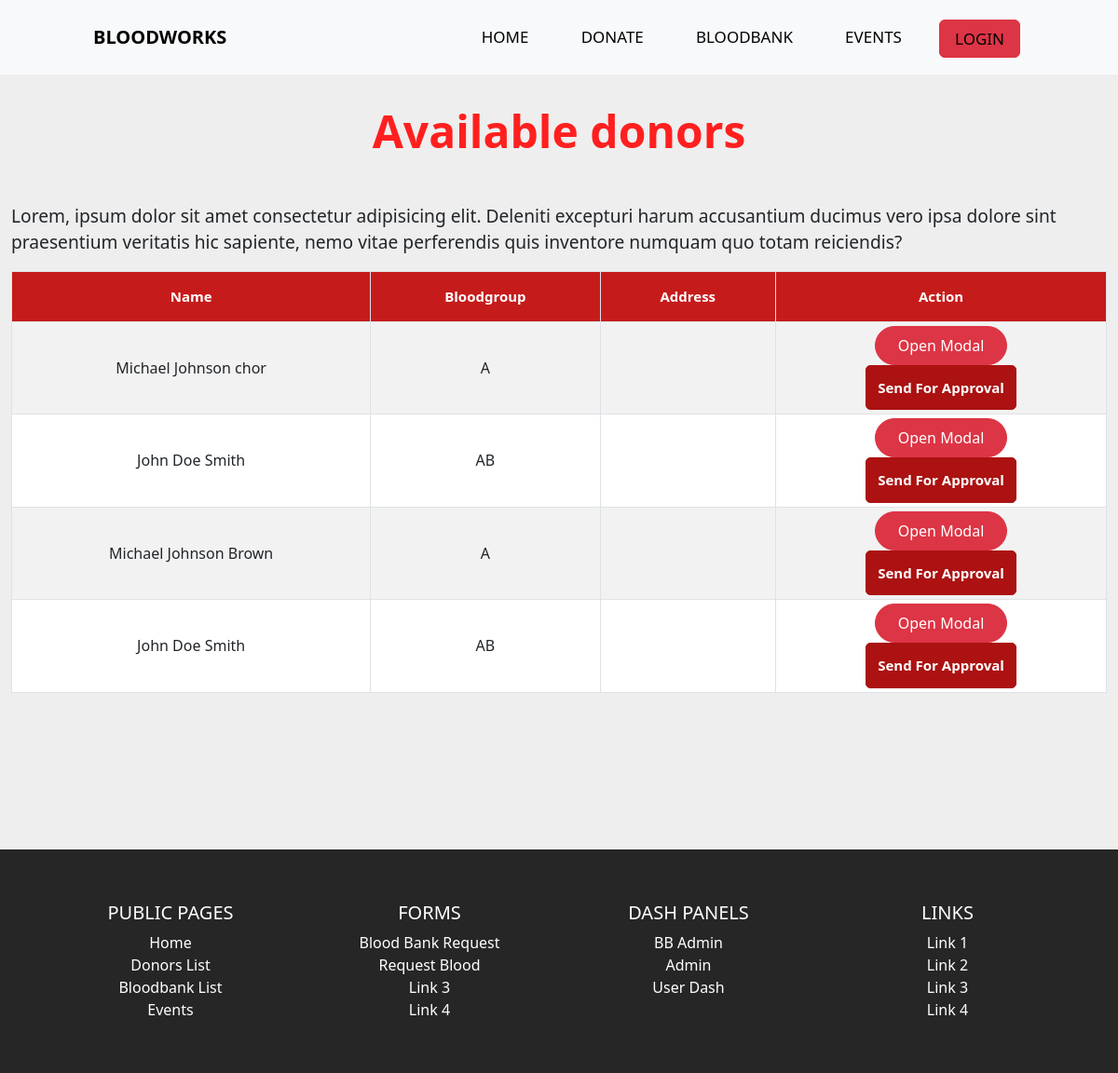
Before: /donorlist with the older database file.
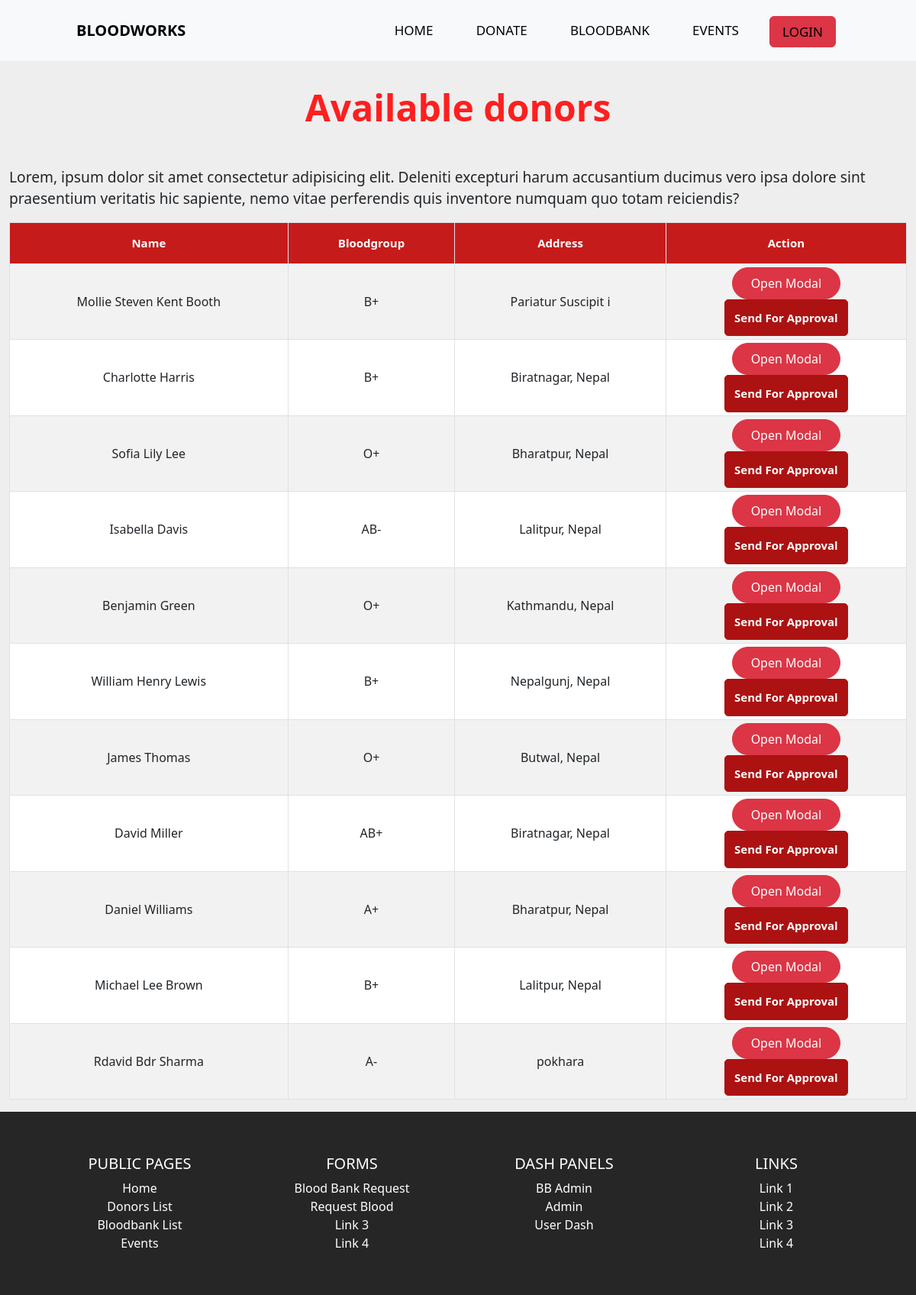
After: the same page with the newer database file.
### tables this page shows
CREATE TABLE `user` (
  `id` int(11) NOT NULL,
  `fname` varchar(20) DEFAULT NULL,
  `mname` varchar(20) DEFAULT NULL,
  `lname` varchar(20) DEFAULT NULL,
  `dateofbirth` date DEFAULT NULL,
  `email` varchar(25) DEFAULT NULL,
  `password` varchar(70) DEFAULT NULL,
  `username` varchar(25) DEFAULT NULL,
  `bloodgroup` varchar(5) DEFAULT NULL,
  `donor_availability` varchar(15) DEFAULT NULL,
  `address` varchar(100) DEFAULT NULL,
  `phone_no` varchar(100) DEFAULT NULL,
  `age` int(11) DEFAULT NULL
);

### controllers/DonorList.php (called while the page is built, shortened)
<?php
class Donorlist
{
    public function index($a = "", $b = "", $c = "")
    {
        $donor = $this->donor();
        $data = [
            "donors" => $donor
        ];
        $this->view('donor-list', $data);
    }
    private function donor()
    {
        $donorlist = new Model;
        $donorlist->table = "user";
        $data = [
                "donor_availability" => "Available"
            ];
        $donor_list = $donorlist->where($data);
        return $donor_list;
    }
}

### includes/app.php (called while the page is built, shortened)
<?php
class App
{
    private $method = "index";
    public function splitURL()
    {
        $URL = $_GET['url'] ?? 'home';
        $URL = explode("/", trim($URL, "/"));
        return $URL;
    }
    public function loadController()
    {
        $URL = $this->splitURL();
        if($URL[0] == "dash"){
            if ($URL[0] == "dash" && !isset($URL[1])) {
                $filename = "controllers/Dash"  . ".php";
            } elseif ($URL[0] == "dash" && isset($URL[1])) {
                $filename = "controllers/" . $URL[0] . $URL[1] . ".php";
            }
        }
        elseif ($URL[0] == "admin"  ) {
            if ($URL[0] == "admin" && !isset($URL[1])) {
                $filename = "controllers/Admin"  . ".php";
            } elseif ($URL[0] == "admin" && isset($URL[1])) {
                $filename = "controllers/" . $URL[0] . $URL[1] . ".php";
            }
        }
        elseif ($URL[0] == "bbadmin"  ) {
            if ($URL[0] == "bbadmin" && !isset($URL[1])) {
                $filename = "controllers/bbadmin"  . ".php";
            } elseif ($URL[0] == "bbadmin" && isset($URL[1])) {
                $filename = "controllers/" . $URL[0] . $URL[1] . ".php";
            }
        }
        else{
            $filename = "controllers/" .$URL[0] . ".php";
        }
        if (file_exists($filename)) {
            unset($URL[0]);
        } else {
            $filename = "controllers/_404.php";
            require $filename;
            $this->controller = "_404";
        }
        $controller = new $this->controller;
        $URL = $URL ? array_values($URL) : [];
        call_user_func_array([$controller, $this->method], $URL);
    }
}

### index.php (called while the page is built, shortened)
<?php
$app = new App;
$app->loadController();
?>

### includes/functions.php (called while the page is built, shortened)
<?php
function checkIflLoggedIn(){
    if(isset($_SESSION['loggedin'])){
        return $_SESSION['u-type'];
    }
    else{
        return false;
    }
}

### includes/database.php (called while the page is built, shortened)
<?php
trait Database
{
    public function connect()
    {
        $string = "mysql:hostname=" . DBHOST . ";dbname=" . DBNAME;
        $con = new PDO($string, DBUSER, DBPASS);
        return $con;
    }
    public function query($query, $data = [])
    {
        $con = $this->connect();
        $stm = $con->prepare($query);
        $check = $stm->execute($data);
        if ($check) {
            $result = $stm->fetchAll(PDO::FETCH_OBJ);
            if (is_array($result) && count($result)) {
                return $result;
            }
        }
        return false;
    }
}

### includes/models.php (called while the page is built, shortened)
<?php
class Model
{
    public $table = "users";
    protected $limit = '100';
    protected $offset = 0;
    protected $order_type = "desc";
    public $order_column = "id";
    public function where($data, $data_not = [])
    {
        $keys = array_keys($data);
        $query = "select * from $this->table where ";
        foreach ($keys as $key) {
            $query .= $key . " = :" . $key . " && ";
        }
        $query = trim($query, " && ");
        $query .= " order by $this->order_column $this->order_type limit $this->limit offset $this->offset";
        $data = array_merge($data, $data_not);
        return $this->query($query, $data);
    }
}

### views/donor-list.views.php (the view, shortened to what this page needs)
<?php include "header.php"; ?>
<main class="container-xxl">
    <div class="table-section">
        <h1 class="table-sec-title fw-bold display-5">Available donors</h1>
        <p>Lorem, ipsum dolor sit amet consectetur adipisicing elit. Deleniti excepturi harum accusantium ducimus vero ipsa dolore sint praesentium veritatis hic sapiente, nemo vitae perferendis quis inventore numquam quo totam reiciendis?</p>
        <div style="overflow-x:auto;">
            <table id="datatable" class="table table-hover table-striped table-bordered table-sm" cellspacing=" 0" width="100%">
                <thead>
                    <tr>
                        <th>Name</th>
                        <th>Bloodgroup</th>
                        <th>Address</th>
                        <th>Action</th>
                    </tr>
                </thead>
                <?php if (empty($donors)) {
                    echo "No donor available";
                } else {
                    foreach ($donors as $donor) { ?>
                        <tr>
                            <td><?= $donor->fname . " " . $donor->mname . " " . $donor->lname; ?></td>
                            <td><?= $donor->bloodgroup; ?></td>
                            <td><?= $donor->address; ?></td>
                            <td>
                                <form action="donorlist" method="POST">
                                    <button id="myBtn" class="btn btn-danger">Open Modal</button>
                                    <input class="submit button" type="submit" name="sendmail" value="Send For Approval">
                                </form>
                            </td>
                        </tr>
                <?php
                    }
                }
                ?>
            </table>
        </div>
    </div>
</main>
<?php include "footer.php" ?>

### includes/Controller.php (shortened to what this page needs)
<?php
trait Controller
{
    public function view($name, $data=[])
    {
        $filename = "views/" . $name . ".views.php";
        if (file_exists($filename)) {
            require $filename;
        } else {
            $filename = "views/404.views.php";
            require $filename;
        }
    }
}

### views/header.php (shortened to what this page needs)
<!DOCTYPE html>
<html lang="en">
<head>
    <link href="https://cdn.jsdelivr.net/npm/bootstrap@5.3.0/dist/css/bootstrap.min.css" rel="stylesheet">
    <link href="https://cdn.jsdelivr.net/npm/simple-datatables@latest/dist/style.css" rel="stylesheet" type="text/css">
    <link rel="stylesheet" href="<?= HOSTNAME ?>/assets/css/style.css">
</head>
<body>
    <nav class="bb-navbar">
        <label class="logo">BLOODWORKS</label>
        <ul>
            <li>
                <a href="<?= HOSTNAME ?>" >HOME</a>
            </li>
            <li>
                <a href="<?= HOSTNAME ?>donorlist">DONATE</a>
            </li>
            <li>
                <a href="<?= HOSTNAME ?>bloodbanks">BLOODBANK</a>
            </li>
            <li>
                <a href="<?= HOSTNAME ?>events">EVENTS</a>
            </li>
            <li class="nav-item">
                <?php $checkIflLoggedIn = checkIflLoggedIn(); if($checkIflLoggedIn == false) {?>
                <a href="<?= HOSTNAME ?>/login" class="btn rounded btn-danger">LOGIN</a>
                <?php }else{ ?>
                <a href="<?= HOSTNAME ?><?= $checkIflLoggedIn ?>" class="btn rounded btn-success">DASH</a>
                <?php } ?>
            </li>
        </ul>
    </nav>

### views/footer.php (shortened to what this page needs)
<footer class=" text-center text-white" style="background-color:#262626; height:min-content">
    <div class="container p-4">
        <div class="row">
            <div class="col-lg-3 col-md-6 mb-4 mb-md-0">
                <h5 class="text-uppercase">Public Pages</h5>
                <ul class="list-unstyled mb-0">
                    <li>
                        <a href="<?= HOSTNAME ?>" class="text-white">Home</a>
                    </li>
                    <li>
                        <a href="<?= HOSTNAME ?>donorlist" class="text-white">Donors List</a>
                    </li>
                    <li>
                        <a href="<?= HOSTNAME ?>bloodbanks" class="text-white">Bloodbank List</a>
                    </li>
                    <li>
                        <a href="<?= HOSTNAME ?>events" class="text-white">Events</a>
                    </li>
                </ul>
            </div>
            <div class="col-lg-3 col-md-6 mb-4 mb-md-0">
                <h5 class="text-uppercase">Forms</h5>
                <ul class="list-unstyled mb-0">
                    <li>
                        <a href="<?= HOSTNAME ?>addbloodbank" class="text-white">Blood Bank Request</a>
                    </li>
                    <li>
                        <a href="<?= HOSTNAME ?>bloodrequest" class="text-white">Request Blood</a>
                    </li>
                    <li>
                        <a href="#!" class="text-white">Link 3</a>
                    </li>
                    <li>
                        <a href="#!" class="text-white">Link 4</a>
                    </li>
                </ul>
            </div>
            <div class="col-lg-3 col-md-6 mb-4 mb-md-0">
                <h5 class="text-uppercase">Dash Panels</h5>
                <ul class="list-unstyled mb-0">
                    <li>
                        <a href="<?= HOSTNAME ?>bbadmin" class="text-white">BB Admin</a>
                    </li>
                    <li>
                        <a href="<?= HOSTNAME ?>admin" class="text-white">Admin</a>
                    </li>
                    <li>
                        <a href="<?= HOSTNAME ?>dash" class="text-white">User Dash</a>
                    </li>
                </ul>
            </div>
            <div class="col-lg-3 col-md-6 mb-4 mb-md-0">
                <h5 class="text-uppercase">Links</h5>
                <ul class="list-unstyled mb-0">
                    <li>
                        <a href="#!" class="text-white">Link 1</a>
                    </li>
                    <li>
                        <a href="#!" class="text-white">Link 2</a>
                    </li>
                    <li>
                        <a href="#!" class="text-white">Link 3</a>
                    </li>
                    <li>
                        <a href="#!" class="text-white">Link 4</a>
                    </li>
                </ul>
            </div>
        </div>
    </div>
</footer>
</body>
</html>

### assets/css/style.css (style rules this page uses)
* { margin: 0; padding: 0; box-sizing: border-box; }
body { background: #eeeeee; }
main { min-height: 100vh; }
.bb-navbar { position: -webkit-sticky; position: sticky; top: 0; background-color: #F8F9FA; height: 80px; width: 100%; z-index: 100; }
label.logo { color: #000000; font-size: 20px; line-height: 80px; padding: 0 100px; font-weight: bold }
.bb-navbar ul { float: right; margin-right: 100px; }
.bb-navbar ul li { display: inline-block; line-height: 80px; margin: 0 5px; }
.bb-navbar ul li a { color: #000000; font-size: 17px; padding: 7px 16px; margin-left: 10px; border-radius: 3px; text-transform: uppercase; text-decoration: none; }
.btn { padding: 0.5em 1.5em; border-radius: 2em; }
.table-section { min-height: 100vh; position: relative; }
.table-sec-title { margin: 2rem 0 3rem 0; color: #ff1f1f; text-align: center; }
td, th { padding: 20px; height: 30px; justify-content: center; align-content: center; text-align: center; }
#datatable th { background-color: rgb(198, 27, 27); font-weight: bold; color: white; font-size: 15px; padding: 15px; text-align: center; }
form .button,.button { display: flex; align-items: center; justify-content: center; text-align: center; max-width: 200px; width: fit-content; height: fit-content; margin: auto; padding: 12px; border: 1px solid rgb(172, 18, 18);; outline: none; background-color: rgb(172, 18, 18); color: white; border-radius: 5px; cursor: pointer; font-size: 15px; font-weight: bold; position: relative; top: 0; left: 0; }
footer { background: #ff1f1f; color: #fff; padding: 2em; text-align: center; }
footer a { color: #fff; text-decoration: none; }
@media screen and (min-width: 769px) { p { font-size: 1.2em; } }

Changed rows visible on the page:
removed user: fname "Michael", mname "Johnson", lname "chor", bloodgroup "A"
removed user: fname "John", mname "Doe", lname "Smith", bloodgroup "AB"
removed user: fname "Michael", mname "Johnson", lname "Brown", bloodgroup "A"
removed user: fname "John", mname "Doe", lname "Smith", bloodgroup "AB"
added user: fname "Mollie", mname "Steven Kent", lname "Booth", bloodgroup "B+", address "Pariatur Suscipit i"
added user: fname "Charlotte", lname "Harris", bloodgroup "B+", address "Biratnagar, Nepal"
added user: fname "Sofia", mname "Lily", lname "Lee", bloodgroup "O+", address "Bharatpur, Nepal"
added user: fname "Isabella", lname "Davis", bloodgroup "AB-", address "Lalitpur, Nepal"
added user: fname "Benjamin", lname "Green", bloodgroup "O+", address "Kathmandu, Nepal"
added user: fname "William", mname "Henry", lname "Lewis", bloodgroup "B+", address "Nepalgunj, Nepal"
added user: fname "James", lname "Thomas", bloodgroup "O+", address "Butwal, Nepal"
added user: fname "David", lname "Miller", bloodgroup "AB+", address "Biratnagar, Nepal"
added user: fname "Daniel", lname "Williams", bloodgroup "A+", address "Bharatpur, Nepal"
added user: fname "Michael", mname "Lee", lname "Brown", bloodgroup "B+", address "Lalitpur, Nepal"
added user: fname "Rdavid", mname "Bdr", lname "Sharma", bloodgroup "A-", address "pokhara"
